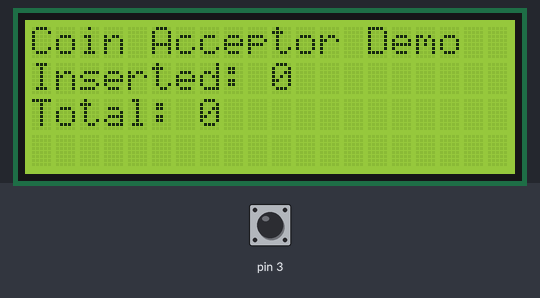
Bench run of a sketch on a simulated Arduino Uno, built with avr-gcc and run on an emulated ATmega328P. Parts: 20×4 character LCD. The inputs (shaded band) are chosen by the test bench; at power-on: pin 3 HIGH. What the sketch prints to the serial monitor is not drawn.

Above: at 1.2 s.
1.3 s: pin 3 pulled LOW for 0.15 s
At 3.3 s:
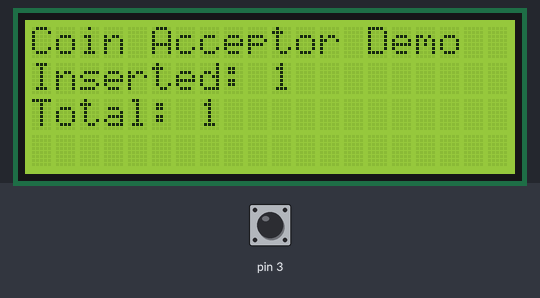
3.6 s: pin 3 pulled LOW for 1 s
6.8 s: pin 3 pulled LOW for 0.15 s
9.1 s: pin 3 pulled LOW for 1 s
At 11.9 s:
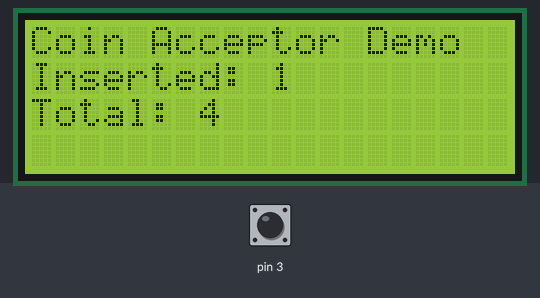
Timing chart, 0 to 13.3 s (numbered marks = the images above; inputs shaded):
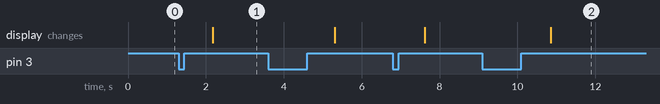

The sketch:

CoinAcceptor.ino
```cpp
#include <LiquidCrystal.h>
LiquidCrystal lcd(8, 9, 10, 11, 12, 13);

volatile uint8_t coin;
volatile short newCoin = false;
volatile uint8_t timeOut = 0;
uint8_t myCoin = 0;
uint8_t totalCoinsInserted = 0;

void setup() {
  Serial.begin(9600);
  Serial.println("Coin Acceptor Demo");
  lcd.begin(20, 4);
  lcd.print("Coin Acceptor Demo");
  pinMode(3,INPUT);
  digitalWrite(3,HIGH);
  attachInterrupt(digitalPinToInterrupt(3),countCoin,RISING);

}

void loop() {


  checkCoin();


  lcd.setCursor(0,1);
  lcd.print("Inserted: ");
  lcd.print(myCoin);lcd.print("  ");

  lcd.setCursor(0,2);
  lcd.print("Total: ");
  lcd.print(totalCoinsInserted);lcd.print("  ");

   delay(100);
}

void checkCoin()
{
   if(newCoin == true){

        if(coin == 10 || timeOut > 5){
           switch(coin){
                  case 1: myCoin = 1;
                          coin = 0;
                          newCoin = false;
                          break;
                  case 5: myCoin = 5;
                          coin = 0;
                          newCoin = false;
                          break;
                  case 10: myCoin = 10;
                          coin = 0;
                          newCoin = false;
                          break;
                  default: myCoin = 0;
                          coin = 0;
                          newCoin = false;
                          break;
           }
           totalCoinsInserted += myCoin;
        }
        timeOut++;
        delay(5);
     }
}

void countCoin ()
{
  newCoin = true;
  coin++;
  timeOut = 0;
}
```

Measured:
- after the input at 1.3 s, the display: changes after 0.87 s (image 1)
- after the input at 9.1 s, the display: changes after 1.8 s (image 2)
